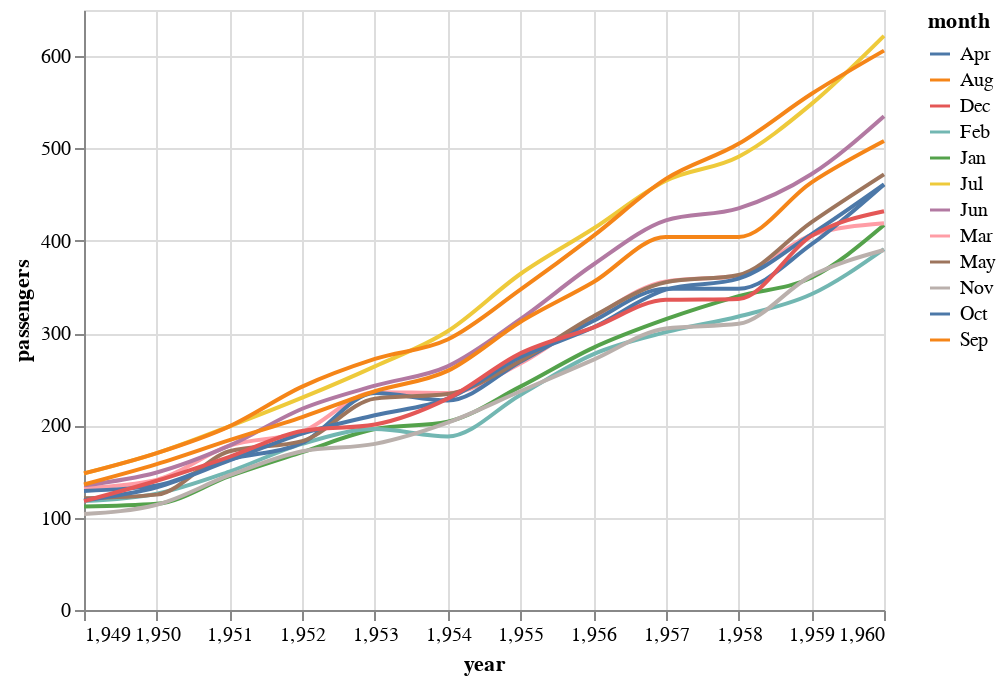

The notebook cell saved with this chart:
### Code cell
# altair
alt.Chart(flights).mark_line(interpolate='monotone').encode(
    x='year',
    y='passengers',
    color='month')

### Figure 1 — Vega-Lite specification as saved in the notebook (floating-point values rounded to 4 significant figures; data arrays with more than 128 entries replaced by an {"elided": "..."} marker saying what was removed)
{"config": {"view": {"continuousWidth": 400, "continuousHeight": 300}}, "data": {"name": "data-f53abae243b294a7469b292a618d09d0"}, "mark": {"type": "line", "interpolate": "monotone"}, "encoding": {"color": {"field": "month", "type": "nominal"}, "x": {"field": "year", "type": "quantitative"}, "y": {"field": "passengers", "type": "quantitative"}}, "$schema": "https://vega.github.io/schema/vega-lite/v4.17.0.json", "datasets": {"data-f53abae243b294a7469b292a618d09d0": {"elided": "144 records"}}}
